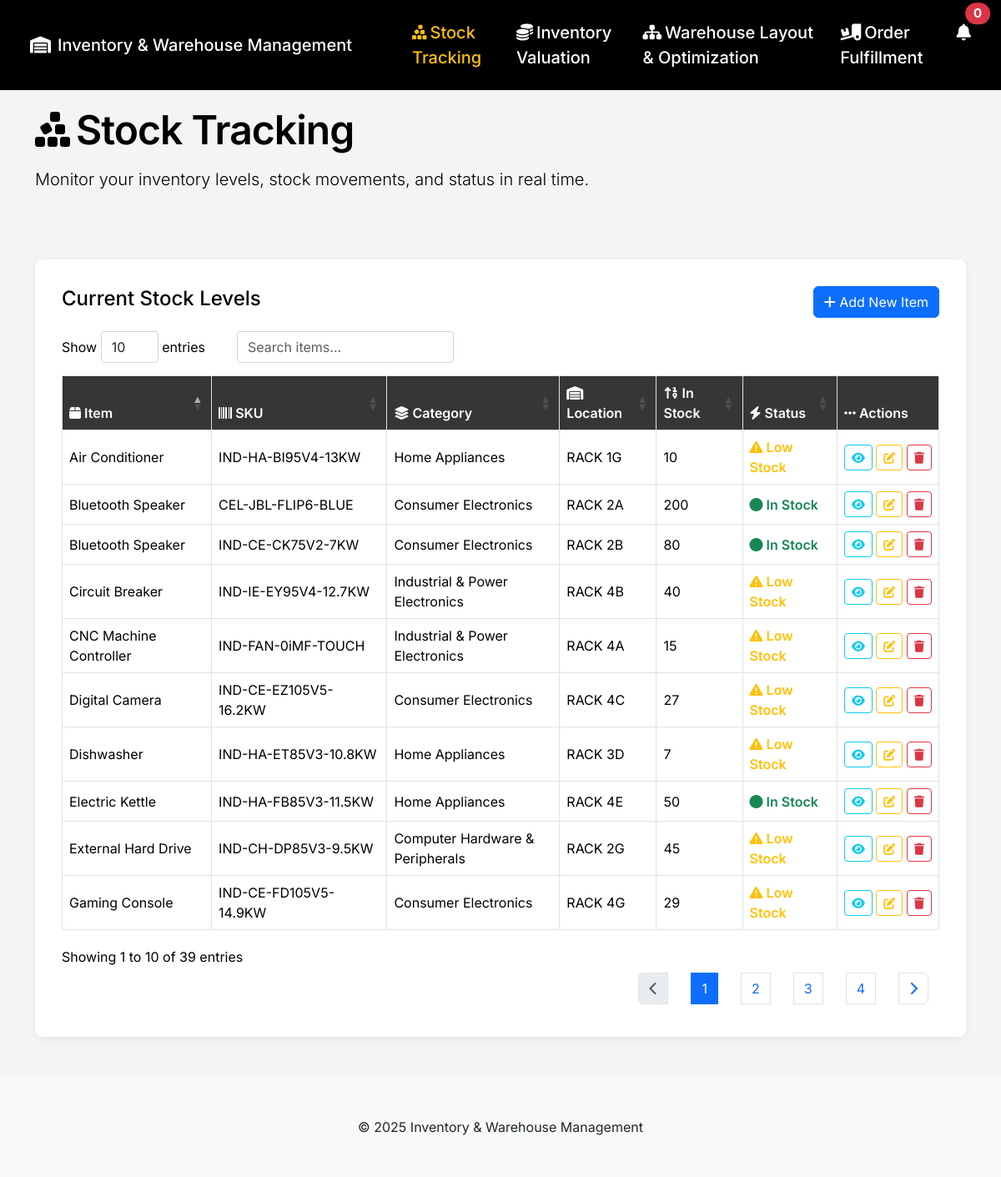
Page /stock-tracking.php on the committed database.
### tables this page shows
CREATE TABLE `stocks` (
  `item` varchar(100) NOT NULL,
  `bar` varchar(255) NOT NULL,
  `category` varchar(100) NOT NULL,
  `location` varchar(100) NOT NULL,
  `price` float(255,2) NOT NULL,
  `id` int(10) NOT NULL,
  `stock` int(255) DEFAULT NULL,
  `notified` tinyint(1) DEFAULT 0
);

### stock-tracking.php (the view, shortened to what this page needs)
<?php include "config/config.php"; ?>
<!DOCTYPE html>
<html lang="en">
<head>
    <link rel="stylesheet" href="https://cdn.jsdelivr.net/npm/bootstrap@5.3.3/dist/css/bootstrap.min.css">
    <link rel="stylesheet" href="https://cdnjs.cloudflare.com/ajax/libs/font-awesome/6.5.2/css/all.min.css">
    <link rel="stylesheet" href="https://cdn.datatables.net/1.13.7/css/dataTables.bootstrap5.min.css">
    <link rel="stylesheet" href="https://cdnjs.cloudflare.com/ajax/libs/animate.css/4.1.1/animate.min.css"/>
</head>
<body>
    <nav class="navbar navbar-expand-lg navbar-dark fixed-top py-3">
        <div class="container-fluid">
            <a class="navbar-brand ps-4" href="index.php">
              <i class="fa-solid fa-warehouse me-2"></i>Inventory & Warehouse Management
            </a>
            <div class="collapse navbar-collapse justify-content-end" id="navbarNav">
                <ul class="navbar-nav gap-3">
                    <li class="nav-item ms-5">
                        <a class="nav-link active" href="stock-tracking.php"><i class="fa-solid fa-cubes-stacked me-1"></i>Stock Tracking</a>
                    </li>
                    <li class="nav-item">
                        <a class="nav-link" href="inventory-valuation.php"><i class="fa-solid fa-coins me-1"></i>Inventory Valuation</a>
                    </li>
                    <li class="nav-item">
                        <a class="nav-link" href="warehouse-layout-optimization.php"><i class="fa-solid fa-sitemap me-1"></i>Warehouse Layout & Optimization</a>
                    </li>
                    <li class="nav-item">
                        <a class="nav-link" href="order-fulfillment.php"><i class="fa-solid fa-truck-ramp-box me-1"></i>Order Fulfillment</a>
                    </li>
                    <li>
                        <div class="nav-item dropdown me-3">
                            <a class="nav-link position-relative" href="#" id="notificationDropdown" data-bs-toggle="dropdown" aria-expanded="false" onclick="markNotificationsSeen()">
                                <i class="fa-solid fa-bell"></i>
                                <span class="position-absolute top-0 start-100 translate-middle badge rounded-pill bg-danger">
                                    <?php
                                    $query = "SELECT COUNT(*) as con FROM stocks WHERE stock < 49 AND notified = 0";
                                    $result = mysqli_query($conn, $query);
                                    echo mysqli_fetch_array($result)['con'];
                                    ?>
                                </span>
                            </a>
                        </div>
                    </li>
                </ul>
            </div>
        </div>
    </nav>
    <div class="container" style="margin-top: 120px;">
        <div class="row mb-4">
            <div class="col-12 animate__animated animate__fadeInLeft">
                <div class="section-title mb-2"><i class="fa-solid fa-cubes-stacked me-2"></i>Stock Tracking</div>
                <p class="lead">Monitor your inventory levels, stock movements, and status in real time.</p>
            </div>
        </div>
        <hr class="divider">
        <div class="main-container section-image-animate">
            <div class="d-flex justify-content-between align-items-center mb-3">
                <h4>Current Stock Levels</h4>
                <button type="button" class="btn btn-primary" data-bs-toggle="modal" data-bs-target="#addItemModal">
                    <i class="fa fa-plus"></i> Add New Item
                </button>
            </div>
            <div class="table-responsive">
                <table class="table table-bordered align-middle" id="stockTable">
                    <thead>
                        <tr>
                            <th scope="col"><i class="fa-solid fa-box"></i> Item</th>
                            <th scope="col"><i class="fa-solid fa-barcode"></i> SKU</th>
                            <th scope="col"><i class="fa-solid fa-layer-group"></i> Category</th>
                            <th scope="col"><i class="fa-solid fa-warehouse"></i> Location</th>
                            <th scope="col"><i class="fa-solid fa-sort-numeric-up"></i> In Stock</th>
                            <th scope="col"><i class="fa-solid fa-bolt"></i> Status</th>
                            <th scope="col"><i class="fa-solid fa-ellipsis-h"></i> Actions</th>
                        </tr>
                    </thead>
                    <tbody>
                        <?php
                        $quer = "SELECT * FROM stocks";
                        $res = mysqli_query($conn, $quer);
                        while($data = mysqli_fetch_array($res)){
                            $status_class = '';
                            $status_icon = '';
                            $status_text = '';
                            if($data['stock'] == 0){
                                $status_class = 'out-stock';
                                $status_icon = 'fa-xmark-circle';
                                $status_text = 'Out of Stock';
                            } elseif($data['stock'] > 49){
                                $status_class = 'in-stock';
                                $status_icon = 'fa-circle';
                                $status_text = 'In Stock';
                            } else {
                                $status_class = 'low-stock';
                                $status_icon = 'fa-triangle-exclamation';
                                $status_text = 'Low Stock';
                            }
                            ?>
                            <tr>
                                <td><?php echo htmlspecialchars($data['item']); ?></td>
                                <td><?php echo htmlspecialchars($data['bar']); ?></td>
                                <td><?php echo htmlspecialchars($data['category']); ?></td>
                                <td><?php echo htmlspecialchars($data['location']); ?></td>
                                <td data-order="<?php echo $data['stock']; ?>"><?php echo $data['stock']; ?></td>
                                <td data-order="<?php echo $data['stock']; ?>">
                                    <span class="stock-status <?php echo $status_class; ?>">
                                        <i class="fa-solid <?php echo $status_icon; ?>"></i> <?php echo $status_text; ?>
                                    </span>
                                </td>
                                <td>
                                    <a href="view.php?barcode=<?php echo urlencode($data['bar']); ?>" class="btn btn-sm btn-outline-info"><i class="fa fa-eye"></i></a>
                                    <a href="edit.php?barcode=<?php echo urlencode($data['bar']); ?>" class="btn btn-sm btn-outline-warning"><i class="fa fa-edit"></i></a>
                                    <a href="delete.php?barcode=<?php echo urlencode($data['bar']); ?>" class="btn btn-sm btn-outline-danger" onclick="return confirm('Are you sure you want to delete this item?');">
                                        <i class="fa fa-trash"></i>
                                    </a>
                                </td>
                            </tr>
                            <?php
                        }
                        ?>
                    </tbody>
                </table>
            </div>
        </div>
    </div>
    <footer class="bg-light text-dark py-5 mt-5">
        <div class="container">
            <div class="text-center">
                &copy; <?php echo date("Y"); ?> Inventory & Warehouse Management
            </div>
        </div>
    </footer>
</body>
</html>

### stock-tracking.php (style rules this page uses)
.table td:nth-child(7) { min-width: 105px; white-space: nowrap; }
:root { --primary: #0d6efd; --warning: #ffc107; --success: #198754; --info: #0dcaf0; }
html { scroll-behavior: smooth; }
body { font-family: 'Inter', Arial, sans-serif; background: #f4f4f4; color: #000; }
footer { bottom: 0; left: 0; right: 0; }
.navbar { background: #000 !important; }
.navbar-brand, .nav-link, .navbar-text { color: #fff !important; font-weight: 500; font-size: 20px; }
.nav-link.active, .nav-link:focus, .nav-link:hover { color: var(--warning) !important; }
.section-title { font-size: 48px; font-weight: 600; letter-spacing: -0.02em; }
.table thead th { background: #363636; color: #fff; font-weight: 600; cursor: pointer; position: relative; }
.table thead th.sorting:after, .table thead th.sorting_asc:after, .table thead th.sorting_desc:after { font-family: "Font Awesome 6 Free"; font-weight: 900; margin-left: 8px; opacity: 0.7; }
.table thead th.sorting:after { content: "\f0dc"; }
.table thead th.sorting_asc:after { content: "\f0de"; }
.table tbody tr { background: #fff; }
.table tbody tr:nth-child(even) { background: #f2f2f2; }
.stock-status.in-stock { color: var(--success); font-weight: 600; }
.stock-status.low-stock { color: var(--warning); font-weight: 600; }
.main-container { margin: 2em auto; max-width: 3000px; background: #fff; padding: 2em; border-radius: 8px; box-shadow: 0 2px 8px 0 #00000011; }
.divider { border-top: 1px solid #E6E6E6; margin: 2rem 0; }

### rows in the picture
stocks: item "Bluetooth Speaker", bar "CEL-JBL-FLIP6-BLUE", category "Consumer Electronics", location "RACK 2A", stock "200", stock "In Stock"
stocks: item "CNC Machine Controller", bar "IND-FAN-0iMF-TOUCH", category "Industrial & Power Electronics", location "RACK 4A", stock "15", stock "Low Stock"
stocks: item "Air Conditioner", bar "IND-HA-BI95V4-13KW", category "Home Appliances", location "RACK 1G", stock "10", stock "Low Stock"
stocks: item "Bluetooth Speaker", bar "IND-CE-CK75V2-7KW", category "Consumer Electronics", location "RACK 2B", stock "80", stock "In Stock"
stocks: item "External Hard Drive", bar "IND-CH-DP85V3-9.5KW", category "Computer Hardware & Peripherals", location "RACK 2G", stock "45", stock "Low Stock"
stocks: item "Dishwasher", bar "IND-HA-ET85V3-10.8KW", category "Home Appliances", location "RACK 3D", stock "7", stock "Low Stock"
stocks: item "Circuit Breaker", bar "IND-IE-EY95V4-12.7KW", category "Industrial & Power Electronics", location "RACK 4B", stock "40", stock "Low Stock"
stocks: item "Digital Camera", bar "IND-CE-EZ105V5-16.2KW", category "Consumer Electronics", location "RACK 4C", stock "27", stock "Low Stock"
stocks: item "Electric Kettle", bar "IND-HA-FB85V3-11.5KW", category "Home Appliances", location "RACK 4E", stock "50", stock "In Stock"
stocks: item "Gaming Console", bar "IND-CE-FD105V5-14.9KW", category "Consumer Electronics", location "RACK 4G", stock "29", stock "Low Stock"

### other values in the picture
mysqli_fetch_array($result)['con'] "0"
